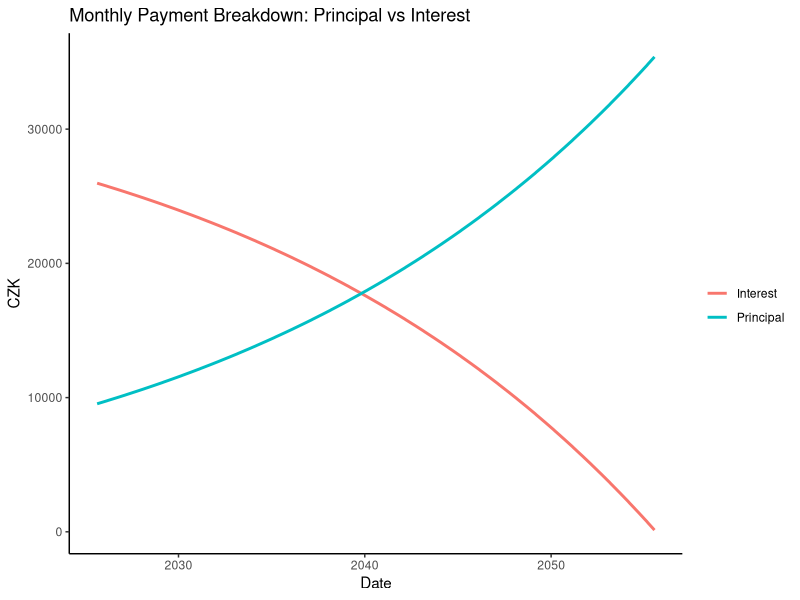

The R script that drew this image:


# flat details:

# --------------
room1    = 26.04
room2    = 8.56
room3    = 14.55
kitchen  = 6.12
entrance = 8.65
bathroom = 4.13
storage1 = 2.32
lodgia1  = 6.96
lodgia2  = 6.96
storage2 = 5.29


# Property cost in CZK
property_price_czk  <- 8000000
reconstruction_cost <- 1500000
total_property_cost <- property_price_czk + reconstruction_cost

# Total area
# Total area
total_area <- room1 + room2 + room3 + kitchen + entrance + bathroom +
  storage1 + lodgia1 + lodgia2 + storage2

# costs  per living area

living_area <- room1 + room2 + room3 + kitchen + entrance + bathroom
cost_per_m2_living <- property_price_czk / living_area
(living_area)
(cost_per_m2_living)

usable_area <- total_area  # includes storage + lodgias
cost_per_m2_usable <- property_price_czk / usable_area
(usable_area)
(cost_per_m2_usable)


# -----------------------------
# Personal Finance & Mortgage Tracker with Rate Scenarios
# -----------------------------

# Exchange rate
rate <- 24  # 1 EUR = 24 CZK

# Savings (in CZK)
our_savings <- 70000 * rate
parents_savings <- 30000 * rate
total_savings <- our_savings + parents_savings

# Income (in CZK)
net_income_maja <- 39000
net_income_jake <- 50000 #3300 * rate
total_income <- net_income_maja + net_income_jake

# Monthly expenses (in CZK)
expenses_kita <- 5000
expenses_food <- 15000
expenses_living <- 10000
other_expenses <- 10000  # Add extra buffer if needed
#expenses_living_jake <- 500 * rate
fixed_expenses <- expenses_kita + expenses_food + expenses_living + other_expenses# + expenses_living_jake


# Mortgage loan needed
mortgage_principal <- total_property_cost - total_savings
mortgage_term_years <- 30
months <- mortgage_term_years * 12

# Interest rate scenarios
interest_rates <- c(0.0439)

# Storage for results
results <- data.frame(
  InterestRate = numeric(),
  MonthlyMortgage = numeric(),
  TotalMonthlyExpenses = numeric(),
  NetMonthlyBalance = numeric(),
  ratio_income_living = numeric(),
  MonthlySavings = numeric(),
  YearlySavings = numeric()
)

# Loop over scenarios
for (rate_scenario in interest_rates) {
  monthly_interest <- rate_scenario / 12
  
  # Monthly mortgage payment (annuity formula)
  monthly_mortgage_payment <- mortgage_principal * 
    (monthly_interest * (1 + monthly_interest)^months) / 
    ((1 + monthly_interest)^months - 1)
  
  # Total monthly expenses
  total_expenses <- fixed_expenses + monthly_mortgage_payment
  
  # Net monthly balance
  net_monthly_balance <- total_income - total_expenses
  
  # Ratio of income spent on living
  ratio_income_living <- total_expenses / total_income
  
  # Monthly & yearly savings
  monthly_savings <- net_monthly_balance
  yearly_savings <- net_monthly_balance * 12
  
  # Save results
  results <- rbind(results, data.frame(
    InterestRate = rate_scenario * 100,
    MonthlyMortgage = round(monthly_mortgage_payment),
    TotalMonthlyExpenses = round(total_expenses),
    NetMonthlyBalance = round(net_monthly_balance),
    ratio_income_living = round(ratio_income_living, 2),
    MonthlySavings = round(monthly_savings),
    YearlySavings = round(yearly_savings)
  ))
}

# -----------------------------
# Output Comparison
# -----------------------------
print("------ Mortgage Rate Scenarios ------")
print(results)



# ----------------------------------
# Create amortization table: principal vs interest
# ----------------------------------

# Function to create amortization table
create_amortization_table <- function(principal, annual_rate, term_years, start_date = as.Date("2025-08-20")) {
  months <- term_years * 12
  monthly_rate <- annual_rate / 12
  
  # Annuity payment
  monthly_payment <- principal * (monthly_rate * (1 + monthly_rate)^months) / 
    ((1 + monthly_rate)^months - 1)
  
  # Preallocate data frame
  schedule <- vector("list", months)
  balance <- principal
  dates <- seq(start_date, by = "month", length.out = months)
  
  for (i in 1:months) {
    interest <- balance * monthly_rate
    principal_paid <- monthly_payment - interest
    balance <- balance - principal_paid
    
    schedule[[i]] <- data.frame(
      Payment_No = i,
      Date = dates[i],
      Payment = round(monthly_payment),
      Principal = round(principal_paid),
      Interest = round(interest),
      Remaining_Balance = round(balance)
    )
  }
  
  dplyr::bind_rows(schedule)
}

# Generate amortization table using current mortgage principal
table_with_savings <- create_amortization_table(
  principal = mortgage_principal,
  annual_rate = interest_rates[1],
  term_years = 30
)

library(ggplot2)
library(dplyr)
library(tidyr)

table_with_savings %>%
  select(Date, Principal, Interest) %>%
  pivot_longer(cols = c(Principal, Interest), names_to = "Type", values_to = "Amount") %>%
  ggplot(aes(x = Date, y = Amount, color = Type)) +
  geom_line(size = 1) +
  labs(title = "Monthly Payment Breakdown: Principal vs Interest",
       x = "Date",
       y = "CZK",
       color = "") +
  theme_classic()

# ------------------------------
# How much to save to pay it earlier?
# ------------------------------

early_years <- c(25, 20, 15, 10, 5)  # Scenarios: finish in 25 or 20 years

early_payoff <- data.frame(
  YearsToPayOff = numeric(),
  RequiredMonthlyPayment = numeric(),
  ExtraMonthlyPayment = numeric(),
  ExtraYearlySavings = numeric()
)

for (years in early_years) {
  n_months <- years * 12
  monthly_interest <- 0.049 / 12
  
  # New monthly payment for shorter term
  required_payment <- mortgage_principal * 
    (monthly_interest * (1 + monthly_interest)^n_months) / 
    ((1 + monthly_interest)^n_months - 1)
  
  # Extra amount over current mortgage
  extra_monthly <- required_payment - monthly_mortgage_payment
  extra_yearly <- extra_monthly * 12
  
  # Save results
  early_payoff <- rbind(early_payoff, data.frame(
    YearsToPayOff = years,
    RequiredMonthlyPayment = round(required_payment),
    ExtraMonthlyPayment = round(extra_monthly),
    ExtraYearlySavings = round(extra_yearly)
  ))
}

early_payoff



# ---------------------------------
# Payment & saving Maya vs Jake
# ---------------------------------

# Income shares
share_maja <- net_income_maja / total_income
share_jake <- net_income_jake / total_income


# Monthly mortgage payment
monthly_mortgage_payment <- mortgage_principal * 
  (monthly_interest * (1 + monthly_interest)^months) / 
  ((1 + monthly_interest)^months - 1)

# Split mortgage payment
maja_mortgage_payment <- monthly_mortgage_payment * share_maja
jake_mortgage_payment <- monthly_mortgage_payment * share_jake

# Parent loan repayment (for Maja only)
parent_loan_monthly_payment <- parents_savings / 60  # 5 years

# Shared expenses: assume split 50/50 or adjust similarly
maja_expenses <- fixed_expenses * 0.5
jake_expenses <- fixed_expenses * 0.5

# Maja monthly costs
maja_total_outflow <- maja_mortgage_payment + maja_expenses + parent_loan_monthly_payment
maja_net_balance <- net_income_maja - maja_total_outflow

# Jake monthly costs
jake_total_outflow <- jake_mortgage_payment + jake_expenses
jake_net_balance <- net_income_jake - jake_total_outflow

# -----------------------------
# Output Summary
# -----------------------------
cat("---- Monthly Split Summary ----\n")
cat("Maja's Share of Mortgage:", round(share_maja * 100), "%\n")
cat("Jake's Share of Mortgage:", round(share_jake * 100), "%\n\n")

cat("Monthly Mortgage Payment (Total):", round(monthly_mortgage_payment), "\n")
cat(" - Maja pays:", round(maja_mortgage_payment), "\n")
cat(" - Jake pays:", round(jake_mortgage_payment), "\n\n")

cat("Maja's Monthly Loan Repayment to Parents:", round(parent_loan_monthly_payment), "\n")

cat("\nMaja's Total Outflow:", round(maja_total_outflow), "\n")
cat("Jake's Total Outflow:", round(jake_total_outflow), "\n\n")

cat("Maja's Net Monthly Balance:", round(maja_net_balance), "\n")
cat("Jake's Net Monthly Balance:", round(jake_net_balance), "\n")
